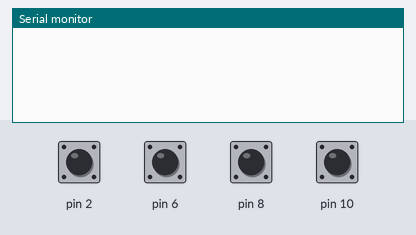
Recording of a sketch running on a simulated Arduino Uno, built with avr-gcc and run on an emulated ATmega328P. Shown: the last lines printed to the serial monitor. The test bench sets the inputs (shaded band); at power-on: pin 2, pin 6, pin 8, pin 10 HIGH.

Above: at 1.2 s.
1.3 s: pin 2 pulled LOW for 0.15 s
At 2.6 s:
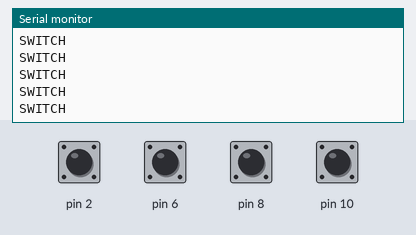
2.9 s: pin 6 pulled LOW for 0.15 s
At 3.3 s:
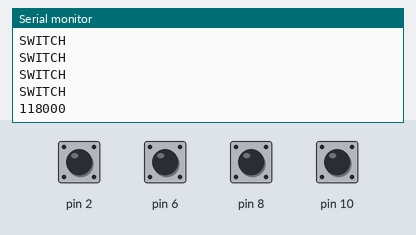
4.5 s: pin 10 pulled LOW for 0.15 s
At 5.2 s:
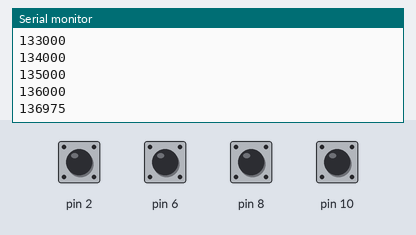
6.1 s: pin 6 pulled LOW for 1 s
At 7.6 s:
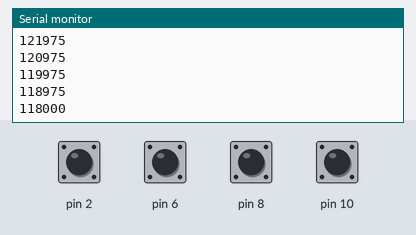
Timing chart, 0 to 9.1 s (numbered marks = the images above; inputs shaded):
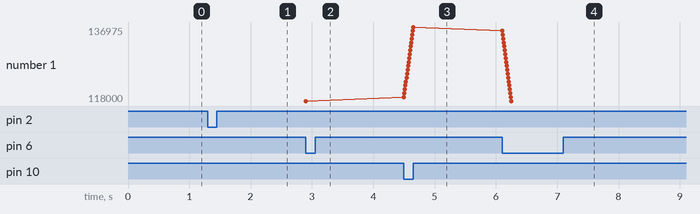

The sketch:

COMS.ino
```cpp
#define DIAL_INC 0xA
#define DIAL_DEC 0x6
#define DIAL_PSH 0x8
#define SWITCH   0x2

const int LOW_INC  = 0005;
const int HIGH_INC = 1000;

const long min = 118000;
const long max = 136975;
int setting = HIGH_INC;
long currentValue = 118100;

void setup() {
  pinMode(DIAL_INC, INPUT_PULLUP);
  pinMode(DIAL_DEC, INPUT_PULLUP);
  pinMode(DIAL_PSH, INPUT_PULLUP);
  pinMode(SWITCH, INPUT_PULLUP);
  Serial.begin(9600);
}

void loop() {
  int button = getCurrentButton();
  if (button == 0) return;
  //delay(200);
  setValue(button);
  // Serial.println(button);
  if (button == DIAL_PSH) setting = setting == HIGH_INC ? LOW_INC : HIGH_INC;
  if (button == SWITCH) Serial.println("SWITCH");
}

void setValue(int button) {
  long newValue = calculateNewValue(button);
  if (newValue < min) newValue = min;
  if (newValue > max) newValue = max;
  if (newValue != currentValue) {
    currentValue = newValue;
    Serial.println(currentValue);
  }
}

long calculateNewValue(int button) {
  switch(button) {
    case DIAL_INC: return currentValue + setting;
    case DIAL_DEC: return currentValue - setting;
    default: return currentValue;
  }
}

int getCurrentButton() {
  if (!digitalRead(DIAL_INC)) return DIAL_INC;
  if (!digitalRead(DIAL_DEC)) return DIAL_DEC;
  if (!digitalRead(DIAL_PSH)) return DIAL_PSH;
  if (!digitalRead(SWITCH)) return SWITCH;
  return 0;
}
```

Measured:
- after the input at 1.3 s, the serial monitor: prints a new line at once (image 1)
- after the input at 2.9 s, the serial monitor: prints a new line at once (image 2)
- after the input at 4.5 s, the serial monitor: prints a new line at once (image 3)
- after the input at 6.1 s, the serial monitor: prints a new line at once (image 4)
- plotted number 1: 118000 → 136975 after the input at 4.5 s, 136975 → 118000 after the input at 6.1 s
